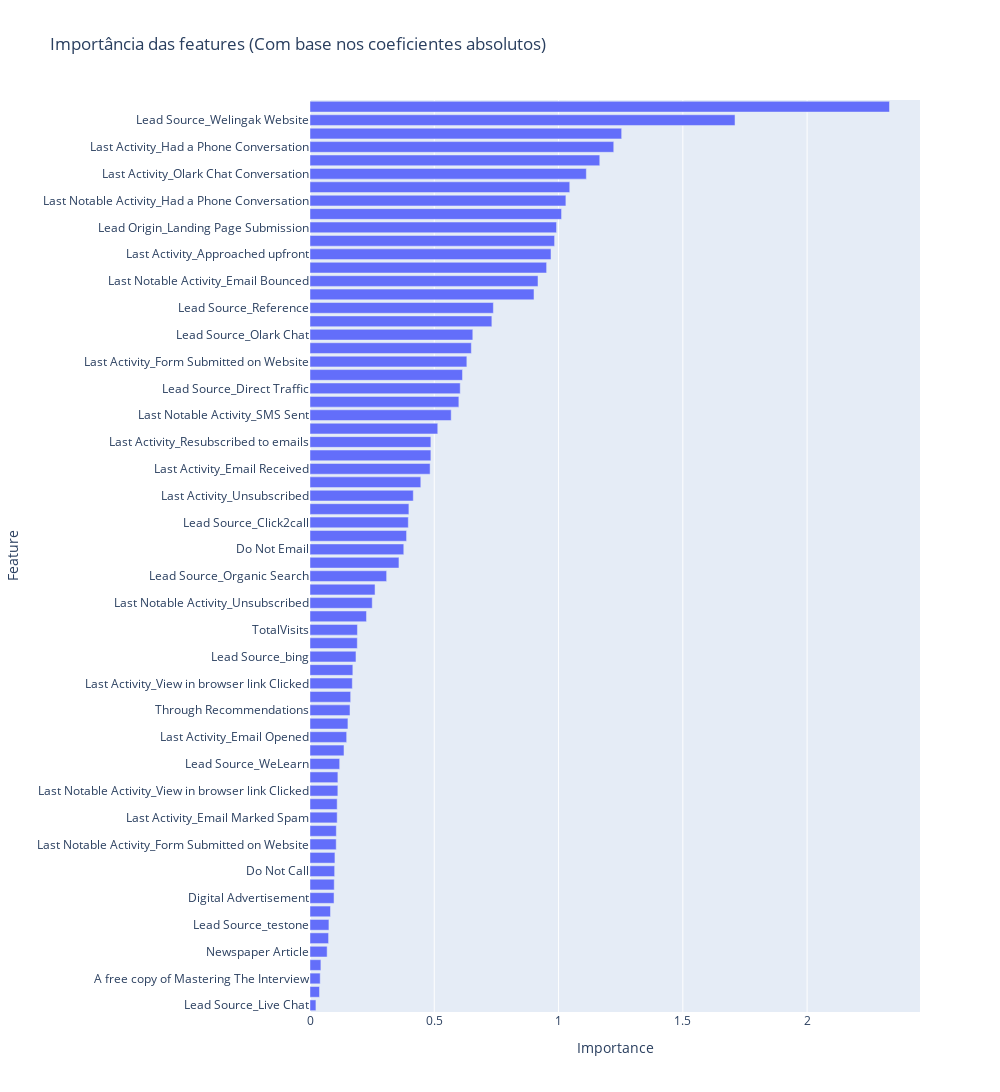

The notebook cell saved with this chart:
### Code cell
# Plotar a importancia das features
fig = px.bar(df_feature_importances, x='Importance', y='Feature', orientation='h', title='Importância das features (Com base nos coeficientes absolutos)')
fig.update_layout(height=1280, width=1000, yaxis={'categoryorder': 'total ascending'})
fig.show()

### Figure 1 — Plotly figure (JSON) as saved in the notebook; plotly's stock layout.template omitted (floating-point values rounded to 4 significant figures)
{"data": [{"hovertemplate": "Importance=%{x}<br>Feature=%{y}<extra></extra>", "legendgroup": "", "marker": {"color": "#636efa", "pattern": {"shape": ""}}, "name": "", "orientation": "h", "showlegend": false, "textposition": "auto", "type": "bar", "x": [0.02385, 0.03827, 0.04101, 0.04383, 0.06895, 0.07473, 0.07615, 0.08249, 0.09671, 0.09751, 0.09916, 0.1003, 0.1055, 0.1059, 0.1093, 0.1093, 0.1121, 0.1122, 0.1194, 0.1367, 0.1475, 0.1526, 0.1609, 0.1636, 0.1702, 0.1724, 0.185, 0.1903, 0.1908, 0.2272, 0.2504, 0.2616, 0.3083, 0.3578, 0.3773, 0.3885, 0.3956, 0.3979, 0.4155, 0.4458, 0.4833, 0.4863, 0.4863, 0.514, 0.568, 0.5989, 0.6044, 0.6134, 0.631, 0.6491, 0.655, 0.7317, 0.7377, 0.9011, 0.9173, 0.952, 0.9695, 0.984, 0.992, 1.012, 1.03, 1.045, 1.112, 1.166, 1.222, 1.254, 1.71, 2.331], "xaxis": "x", "y": ["Lead Source_Live Chat", "Lead Source_NC_EDM", "A free copy of Mastering The Interview", "X Education Forums", "Newspaper Article", "Last Activity_Visited Booth in Tradeshow", "Lead Source_testone", "Newspaper", "Digital Advertisement", "Lead Source_Pay per Click Ads", "Do Not Call", "Last Notable Activity_Approached upfront", "Last Notable Activity_Form Submitted on Website", "Search", "Last Activity_Email Marked Spam", "Last Notable Activity_Email Marked Spam", "Last Notable Activity_View in browser link Clicked", "Page Views Per Visit", "Lead Source_WeLearn", "Last Activity_Unreachable", "Last Activity_Email Opened", "Last Notable Activity_Email Received", "Through Recommendations", "Lead Origin_Lead Import", "Last Activity_View in browser link Clicked", "Lead Source_welearnblog_Home", "Lead Source_bing", "Lead Source_Google", "TotalVisits", "Lead Source_youtubechannel", "Last Notable Activity_Unsubscribed", "Last Activity_Email Link Clicked", "Lead Source_Organic Search", "Lead Source_blog", "Do Not Email", "Lead Source_Facebook", "Lead Source_Click2call", "Last Activity_Page Visited on Website", "Last Activity_Unsubscribed", "Last Activity_SMS Sent", "Last Activity_Email Received", "Last Notable Activity_Resubscribed to emails", "Last Activity_Resubscribed to emails", "Last Notable Activity_Page Visited on Website", "Last Notable Activity_SMS Sent", "Lead Source_Social Media", "Lead Source_Direct Traffic", "Lead Source_Referral Sites", "Last Activity_Form Submitted on Website", "Last Notable Activity_Email Opened", "Lead Source_Olark Chat", "Last Activity_Converted to Lead", "Lead Source_Reference", "Lead Origin_API", "Last Notable Activity_Email Bounced", "Last Notable Activity_Modified", "Last Activity_Approached upfront", "Last Notable Activity_Email Link Clicked", "Lead Origin_Landing Page Submission", "Last Notable Activity_Olark Chat Conversation", "Last Notable Activity_Had a Phone Conversation", "Last Activity_Email Bounced", "Last Activity_Olark Chat Conversation", "Total Time Spent on Website", "Last Activity_Had a Phone Conversation", "Last Notable Activity_Unreachable", "Lead Source_Welingak Website", "Lead Origin_Lead Add Form"], "yaxis": "y"}], "layout": {"barmode": "relative", "height": 1280, "legend": {"tracegroupgap": 0}, "title": {"text": "Importância das features (Com base nos coeficientes absolutos)"}, "width": 1000, "xaxis": {"anchor": "y", "domain": [0, 1], "title": {"text": "Importance"}}, "yaxis": {"anchor": "x", "categoryorder": "total ascending", "domain": [0, 1], "title": {"text": "Feature"}}}}
